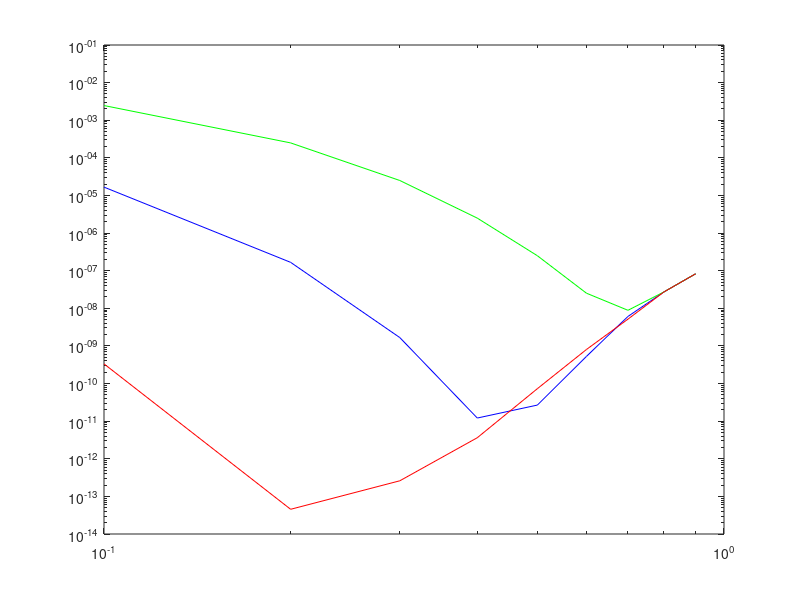

Recreate this plot in MATLAB.
%2.a
vectorH = 0;

for i=1:1:10
    vectorH(i) = 10^-i;
end

vectorSolution1 = 0;
vectorSolution2 = 0;
vectorSolution3 = 0;
x = 0;

for i=1:1:10
    vectorSolution1(i) = (exp(0+vectorH(i))-exp(0-vectorH(i)))/(2*vectorH(i));
end

for i=1:1:10
    vectorSolution2(i) = (2*exp(x+vectorH(i))-exp(x)-exp(x-2*vectorH(i)))/(4*vectorH(i));
end

for i=1:1:10
    vectorSolution3(i) = (-exp(x+2*vectorH(i))+8*exp(x+vectorH(i))-8*exp(x-vectorH(i))+exp(x-2*vectorH(i)))/(12*vectorH(i));
end

%2.b
vectorFehler1 = 0;
vectorFehler2 = 0;
vectorFehler3 = 0;

for i=1:1:10
    vectorFehler1(i) = abs(exp(x)-vectorSolution1(i));
end

for i=1:1:10
    vectorFehler2(i) = abs(exp(x)-vectorSolution2(i));
end

for i=1:1:10
    vectorFehler3(i) = abs(exp(x)-vectorSolution3(i));
end

x = [0:0.1:0.9];
loglog(x,vectorFehler1,'b',x,vectorFehler2,'g',x,vectorFehler3,'r')

%2c

